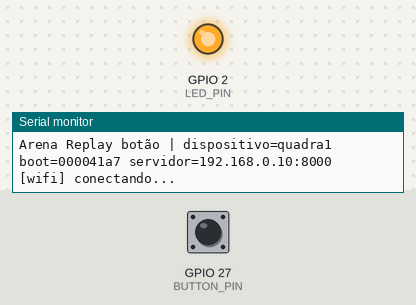
A sketch run on a simulated ESP32. Shown: output pins drawn as LEDs (lit = HIGH), the last lines printed to the serial monitor. Inputs (shaded band) come from the test bench; at power-on: GPIO 27 (BUTTON_PIN) HIGH. WiFi joins after 1.5 s; servers stay silent unless stated; uploads are accepted with an empty reply; random numbers use the default seed unless the sketch sets one.

Above: at 1.2 s.
1.3 s: GPIO 27 (BUTTON_PIN) pulled LOW for 0.15 s
At 3.9 s:
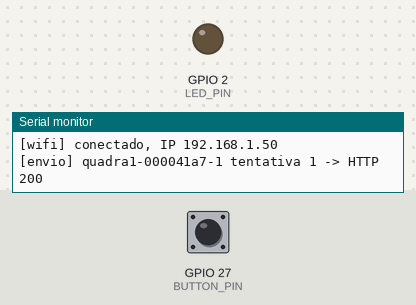
Timing chart, 0 to 10.3 s (numbered marks = the images above; inputs shaded):
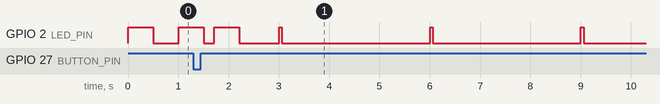

The sketch:

arena_button.ino
```cpp
/*
 * Arena Replay - Botão físico (ESP32 DevKit)
 * ------------------------------------------------------------
 * O ESP32 só detecta o botão e avisa o notebook por Wi-Fi.
 * Nenhum vídeo é processado aqui.
 *
 * Ligações:
 *   Botão: um terminal no GPIO 27, outro no GND (usa pull-up interno).
 *   LED:   LED azul da própria placa (GPIO 2).
 *
 * Protocolo: POST http://SERVER_HOST:SERVER_PORT/api/events
 *   Cabeçalho: X-Arena-Token: DEVICE_TOKEN
 *   Corpo:     {"event_id":"quadra1-1a2b3c4d-7","device_id":"quadra1","age_ms":120}
 *   Resposta:  201 (novo), 200 (duplicado/agrupado) = confirmado.
 *
 * Garantias:
 *   - Debounce por interrupção + bloqueio de 800 ms entre toques.
 *   - Identificador único por evento: DEVICE_ID-BOOT_ID-CONTADOR.
 *   - Fila de até 8 eventos: se o Wi-Fi cair, os toques não são perdidos.
 *   - Reenvio com espera progressiva até a confirmação (o servidor ignora duplicados).
 *   - age_ms informa há quanto tempo o botão foi apertado, então o replay
 *     pega o momento certo mesmo se o envio atrasar.
 *
 * LED:
 *   Piscando devagar ........ sem Wi-Fi
 *   Piscadinha a cada 3 s ... pronto
 *   Piscando rápido ......... enviando
 *   Aceso 0,5 s ............. replay confirmado
 *   3 piscadas .............. falha (evento descartado)
 */

#include <WiFi.h>
#include <HTTPClient.h>
#include "secrets.h"  // copie secrets.example.h para secrets.h e preencha

// ----------------------------------------------------------------- ajustes
const int BUTTON_PIN = 27;
const int LED_PIN = 2;
const uint32_t LOCKOUT_MS = 800;           // ignora novos toques por este tempo
const uint32_t HTTP_TIMEOUT_MS = 2500;
const uint32_t MAX_EVENT_AGE_MS = 25000;   // servidor aceita até 30 s
const uint32_t WIFI_RETRY_MS = 5000;
const int QUEUE_SIZE = 8;

// ------------------------------------------------------------------ estado
struct PendingEvent {
  char id[65];
  uint32_t pressedAt;
  uint32_t nextAttemptAt;
  uint8_t attempts;
  bool used;
};

PendingEvent queueEvents[QUEUE_SIZE];
volatile uint32_t isrPressAt = 0;
volatile bool isrPressed = false;
volatile uint32_t isrLastAccepted = 0;

uint32_t bootId = 0;
uint32_t eventCounter = 0;
uint32_t lastWifiAttempt = 0;
uint32_t ledOverrideUntil = 0;
int ledOverrideMode = 0;  // 1 = confirmado, 2 = erro
uint32_t ledOverrideStart = 0;

// ---------------------------------------------------------------- botão
void IRAM_ATTR onButton() {
  uint32_t now = millis();
  if (now - isrLastAccepted < LOCKOUT_MS) return;  // debounce / toque duplo
  isrLastAccepted = now;
  isrPressAt = now;
  isrPressed = true;
}

int pendingCount() {
  int n = 0;
  for (int i = 0; i < QUEUE_SIZE; i++) if (queueEvents[i].used) n++;
  return n;
}

void enqueuePress(uint32_t pressedAt) {
  int slot = -1;
  for (int i = 0; i < QUEUE_SIZE; i++) {
    if (!queueEvents[i].used) { slot = i; break; }
  }
  if (slot < 0) {
    // Fila cheia: descarta o mais antigo (já estaria velho demais para o replay)
    uint32_t oldest = UINT32_MAX;
    for (int i = 0; i < QUEUE_SIZE; i++) {
      if (queueEvents[i].pressedAt < oldest) { oldest = queueEvents[i].pressedAt; slot = i; }
    }
    Serial.printf("[fila] cheia, descartando %s\n", queueEvents[slot].id);
  }
  eventCounter++;
  PendingEvent &ev = queueEvents[slot];
  snprintf(ev.id, sizeof(ev.id), "%s-%08lx-%lu", DEVICE_ID, (unsigned long)bootId,
           (unsigned long)eventCounter);
  ev.pressedAt = pressedAt;
  ev.nextAttemptAt = 0;
  ev.attempts = 0;
  ev.used = true;
  Serial.printf("[botao] lance %s\n", ev.id);
}

// ----------------------------------------------------------------- Wi-Fi
void ensureWifi() {
  if (WiFi.status() == WL_CONNECTED) return;
  uint32_t now = millis();
  if (lastWifiAttempt != 0 && now - lastWifiAttempt < WIFI_RETRY_MS) return;
  lastWifiAttempt = now;
  Serial.println("[wifi] conectando...");
  WiFi.disconnect();
  WiFi.begin(WIFI_SSID, WIFI_PASS);
}

// ------------------------------------------------------------------ envio
// Retorna: 1 = confirmado, 0 = tentar de novo, -1 = erro permanente
int sendEvent(PendingEvent &ev) {
  HTTPClient http;
  char url[128];
  snprintf(url, sizeof(url), "http://%s:%d/api/events", SERVER_HOST, SERVER_PORT);
  if (!http.begin(url)) return 0;
  http.setTimeout(HTTP_TIMEOUT_MS);
  http.setConnectTimeout(HTTP_TIMEOUT_MS);
  http.addHeader("Content-Type", "application/json");
  http.addHeader("X-Arena-Token", DEVICE_TOKEN);

  char body[160];
  uint32_t age = millis() - ev.pressedAt;
  snprintf(body, sizeof(body), "{\"event_id\":\"%s\",\"device_id\":\"%s\",\"age_ms\":%lu}",
           ev.id, DEVICE_ID, (unsigned long)age);
  int code = http.POST((uint8_t *)body, strlen(body));
  http.end();

  Serial.printf("[envio] %s tentativa %d -> HTTP %d\n", ev.id, ev.attempts + 1, code);
  if (code == 200 || code == 201) return 1;
  if (code == 401 || code == 403 || code == 422) return -1;  // token/dados errados: não adianta repetir
  return 0;  // timeout, servidor fora do ar, 5xx...
}

void processQueue() {
  if (WiFi.status() != WL_CONNECTED) return;
  uint32_t now = millis();
  for (int i = 0; i < QUEUE_SIZE; i++) {
    PendingEvent &ev = queueEvents[i];
    if (!ev.used || now < ev.nextAttemptAt) continue;

    if (now - ev.pressedAt > MAX_EVENT_AGE_MS) {
      Serial.printf("[envio] %s expirou sem confirmação\n", ev.id);
      ev.used = false;
      ledOverrideMode = 2; ledOverrideStart = now; ledOverrideUntil = now + 1500;
      continue;
    }
    int result = sendEvent(ev);
    now = millis();
    if (result == 1) {
      ev.used = false;
      ledOverrideMode = 1; ledOverrideStart = now; ledOverrideUntil = now + 500;
    } else if (result == -1) {
      Serial.println("[envio] rejeitado pelo servidor: confira DEVICE_TOKEN e DEVICE_ID");
      ev.used = false;
      ledOverrideMode = 2; ledOverrideStart = now; ledOverrideUntil = now + 1500;
    } else {
      ev.attempts++;
      uint32_t backoff = min((uint32_t)5000, (uint32_t)(250UL << min((int)ev.attempts, 5)));
      ev.nextAttemptAt = now + backoff;
    }
    return;  // um envio por volta do loop, para continuar atendendo o botão
  }
}

// -------------------------------------------------------------------- LED
void updateLed() {
  uint32_t now = millis();
  bool on;
  if (now < ledOverrideUntil) {
    if (ledOverrideMode == 1) on = true;
    else on = ((now - ledOverrideStart) / 250) % 2 == 0;  // 3 piscadas
  } else if (WiFi.status() != WL_CONNECTED) {
    on = (now / 500) % 2 == 0;
  } else if (pendingCount() > 0) {
    on = (now / 80) % 2 == 0;
  } else {
    on = (now % 3000) < 60;
  }
  digitalWrite(LED_PIN, on ? HIGH : LOW);
}

// ------------------------------------------------------------------ setup
void setup() {
  Serial.begin(115200);
  pinMode(LED_PIN, OUTPUT);
  pinMode(BUTTON_PIN, INPUT_PULLUP);
  bootId = esp_random();
  memset(queueEvents, 0, sizeof(queueEvents));

  WiFi.mode(WIFI_STA);
  WiFi.setAutoReconnect(true);
  WiFi.setSleep(false);  // menor latência no envio
  ensureWifi();

  attachInterrupt(digitalPinToInterrupt(BUTTON_PIN), onButton, FALLING);
  Serial.printf("\nArena Replay botão | dispositivo=%s boot=%08lx servidor=%s:%d\n",
                DEVICE_ID, (unsigned long)bootId, SERVER_HOST, SERVER_PORT);
}

void loop() {
  if (isrPressed) {
    noInterrupts();
    uint32_t pressedAt = isrPressAt;
    isrPressed = false;
    interrupts();
    // Confirma que não foi ruído: se notamos o toque logo, o botão ainda deve estar apertado
    bool recent = millis() - pressedAt < 100;
    if (recent) delay(15);
    if (!recent || digitalRead(BUTTON_PIN) == LOW) enqueuePress(pressedAt);
  }

  static wl_status_t lastStatus = WL_IDLE_STATUS;
  wl_status_t st = WiFi.status();
  if (st != lastStatus) {
    if (st == WL_CONNECTED) Serial.printf("[wifi] conectado, IP %s\n", WiFi.localIP().toString().c_str());
    else if (lastStatus == WL_CONNECTED) Serial.println("[wifi] conexão perdida");
    lastStatus = st;
  }

  ensureWifi();
  processQueue();
  updateLed();
  delay(5);
}
```

secrets.example.h
```cpp
// Copie este arquivo para "secrets.h" (na mesma pasta) e preencha.
// secrets.h está no .gitignore: NUNCA envie suas senhas para o repositório.
#pragma once

#define WIFI_SSID     "NOME_DA_REDE"
#define WIFI_PASS     "SENHA_DA_REDE"

// IP do notebook na rede local (veja o terminal ao iniciar o Arena Replay).
// Dica: reserve esse IP no roteador (DHCP reservation) para ele não mudar.
#define SERVER_HOST   "192.168.0.10"
#define SERVER_PORT   8000

// Mesmo valor de "device_token" no config.json do notebook.
#define DEVICE_TOKEN  "TROQUE-POR-UM-TOKEN-LONGO"

// Identificador da quadra/botão: só letras, números, "-" ou "_" (máx. 32).
#define DEVICE_ID     "quadra1"
```
